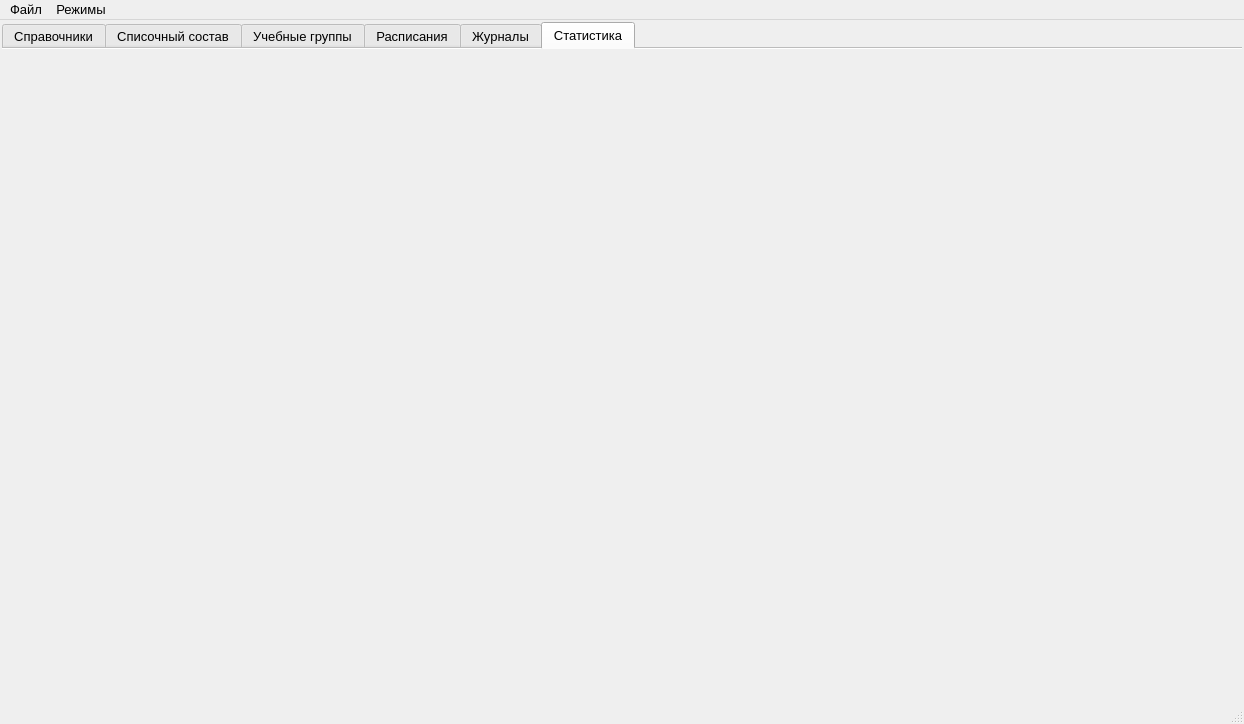
<?xml version="1.0" encoding="UTF-8"?>
<ui version="4.0">
 <class>MainWindow</class>
 <widget class="QMainWindow" name="MainWindow">
  <property name="geometry">
   <rect>
    <x>0</x>
    <y>0</y>
    <width>1244</width>
    <height>724</height>
   </rect>
  </property>
  <property name="minimumSize">
   <size>
    <width>1200</width>
    <height>600</height>
   </size>
  </property>
  <property name="font">
   <font>
    <pointsize>10</pointsize>
   </font>
  </property>
  <property name="windowTitle">
   <string>MainWindow</string>
  </property>
  <property name="windowIcon">
   <iconset>
    <normaloff>IT-куб3.PNG</normaloff>IT-куб3.PNG</iconset>
  </property>
  <property name="autoFillBackground">
   <bool>false</bool>
  </property>
  <property name="styleSheet">
   <string notr="true"/>
  </property>
  <widget class="QWidget" name="centralwidget">
   <property name="font">
    <font>
     <pointsize>12</pointsize>
    </font>
   </property>
   <layout class="QHBoxLayout" name="horizontalLayout_4">
    <property name="spacing">
     <number>2</number>
    </property>
    <property name="leftMargin">
     <number>2</number>
    </property>
    <property name="topMargin">
     <number>2</number>
    </property>
    <property name="rightMargin">
     <number>2</number>
    </property>
    <property name="bottomMargin">
     <number>2</number>
    </property>
    <item>
     <widget class="QTabWidget" name="MainTab">
      <property name="font">
       <font>
        <pointsize>10</pointsize>
       </font>
      </property>
      <property name="tabPosition">
       <enum>QTabWidget::North</enum>
      </property>
      <property name="currentIndex">
       <number>5</number>
      </property>
      <property name="documentMode">
       <bool>true</bool>
      </property>
      <widget class="QWidget" name="tab1">
       <property name="minimumSize">
        <size>
         <width>200</width>
         <height>0</height>
        </size>
       </property>
       <property name="maximumSize">
        <size>
         <width>16777215</width>
         <height>16777215</height>
        </size>
       </property>
       <property name="font">
        <font>
         <pointsize>12</pointsize>
        </font>
       </property>
       <attribute name="title">
        <string>Справочники</string>
       </attribute>
       <layout class="QHBoxLayout" name="horizontalLayout">
        <item>
         <layout class="QVBoxLayout" name="verticalLayout_2">
          <property name="sizeConstraint">
           <enum>QLayout::SetMinimumSize</enum>
          </property>
          <property name="leftMargin">
           <number>4</number>
          </property>
          <property name="topMargin">
           <number>4</number>
          </property>
          <property name="rightMargin">
           <number>4</number>
          </property>
          <property name="bottomMargin">
           <number>4</number>
          </property>
          <item>
           <widget class="QLabel" name="label">
            <property name="maximumSize">
             <size>
              <width>250</width>
              <height>20</height>
             </size>
            </property>
            <property name="font">
             <font>
              <pointsize>12</pointsize>
             </font>
            </property>
            <property name="frameShape">
             <enum>QFrame::NoFrame</enum>
            </property>
            <property name="lineWidth">
             <number>1</number>
            </property>
            <property name="text">
             <string>Перечень таблиц:</string>
            </property>
            <property name="wordWrap">
             <bool>false</bool>
            </property>
           </widget>
          </item>
          <item>
           <widget class="Line" name="line_3">
            <property name="maximumSize">
             <size>
              <width>250</width>
              <height>16777215</height>
             </size>
            </property>
            <property name="orientation">
             <enum>Qt::Horizontal</enum>
            </property>
           </widget>
          </item>
          <item>
           <widget class="QComboBox" name="listBox">
            <property name="minimumSize">
             <size>
              <width>220</width>
              <height>0</height>
             </size>
            </property>
            <property name="maximumSize">
             <size>
              <width>250</width>
              <height>16777215</height>
             </size>
            </property>
            <property name="font">
             <font>
              <pointsize>12</pointsize>
             </font>
            </property>
           </widget>
          </item>
          <item>
           <widget class="QFrame" name="frame">
            <property name="sizePolicy">
             <sizepolicy hsizetype="Minimum" vsizetype="Expanding">
              <horstretch>0</horstretch>
              <verstretch>0</verstretch>
             </sizepolicy>
            </property>
            <property name="minimumSize">
             <size>
              <width>250</width>
              <height>0</height>
             </size>
            </property>
            <property name="maximumSize">
             <size>
              <width>250</width>
              <height>178</height>
             </size>
            </property>
            <property name="frameShape">
             <enum>QFrame::Panel</enum>
            </property>
            <property name="frameShadow">
             <enum>QFrame::Sunken</enum>
            </property>
            <property name="lineWidth">
             <number>2</number>
            </property>
            <layout class="QFormLayout" name="formLayout">
             <property name="horizontalSpacing">
              <number>0</number>
             </property>
             <property name="verticalSpacing">
              <number>6</number>
             </property>
             <property name="leftMargin">
              <number>0</number>
             </property>
             <property name="topMargin">
              <number>0</number>
             </property>
             <property name="rightMargin">
              <number>0</number>
             </property>
             <property name="bottomMargin">
              <number>0</number>
             </property>
             <item row="1" column="1">
              <widget class="QPushButton" name="add_Button">
               <property name="maximumSize">
                <size>
                 <width>100</width>
                 <height>16777215</height>
                </size>
               </property>
               <property name="text">
                <string>Добавить</string>
               </property>
               <attribute name="buttonGroup">
                <string notr="true">buttonMainGroup</string>
               </attribute>
              </widget>
             </item>
             <item row="2" column="1">
              <widget class="QPushButton" name="edit_Button">
               <property name="text">
                <string>Изменить</string>
               </property>
               <attribute name="buttonGroup">
                <string notr="true">buttonMainGroup</string>
               </attribute>
              </widget>
             </item>
             <item row="3" column="1">
              <widget class="QPushButton" name="del_Button">
               <property name="text">
                <string>Удалить</string>
               </property>
               <attribute name="buttonGroup">
                <string notr="true">buttonMainGroup</string>
               </attribute>
              </widget>
             </item>
             <item row="1" column="0">
              <widget class="QLabel" name="label_2">
               <property name="text">
                <string>Текущая запись:</string>
               </property>
              </widget>
             </item>
             <item row="4" column="0">
              <widget class="QPushButton" name="commit_Button">
               <property name="minimumSize">
                <size>
                 <width>150</width>
                 <height>0</height>
                </size>
               </property>
               <property name="font">
                <font>
                 <pointsize>10</pointsize>
                 <weight>50</weight>
                 <bold>false</bold>
                </font>
               </property>
               <property name="autoFillBackground">
                <bool>true</bool>
               </property>
               <property name="text">
                <string>Сохранить изменения</string>
               </property>
               <property name="flat">
                <bool>false</bool>
               </property>
               <attribute name="buttonGroup">
                <string notr="true">buttonMainGroup</string>
               </attribute>
              </widget>
             </item>
             <item row="5" column="0">
              <widget class="QPushButton" name="rollback_Button">
               <property name="minimumSize">
                <size>
                 <width>150</width>
                 <height>0</height>
                </size>
               </property>
               <property name="text">
                <string>Отменить изменения</string>
               </property>
               <attribute name="buttonGroup">
                <string notr="true">buttonMainGroup</string>
               </attribute>
              </widget>
             </item>
             <item row="3" column="0">
              <widget class="QLabel" name="labelCur2">
               <property name="text">
                <string/>
               </property>
              </widget>
             </item>
             <item row="2" column="0">
              <widget class="QLabel" name="labelCur1">
               <property name="text">
                <string/>
               </property>
              </widget>
             </item>
             <item row="4" column="1">
              <widget class="QLabel" name="transLabel">
               <property name="font">
                <font>
                 <pointsize>14</pointsize>
                </font>
               </property>
               <property name="text">
                <string/>
               </property>
              </widget>
             </item>
            </layout>
           </widget>
          </item>
          <item>
           <widget class="QFrame" name="frame_2">
            <property name="sizePolicy">
             <sizepolicy hsizetype="Preferred" vsizetype="Minimum">
              <horstretch>0</horstretch>
              <verstretch>0</verstretch>
             </sizepolicy>
            </property>
            <property name="minimumSize">
             <size>
              <width>0</width>
              <height>160</height>
             </size>
            </property>
            <property name="maximumSize">
             <size>
              <width>250</width>
              <height>16777215</height>
             </size>
            </property>
            <property name="frameShape">
             <enum>QFrame::StyledPanel</enum>
            </property>
            <property name="frameShadow">
             <enum>QFrame::Raised</enum>
            </property>
            <layout class="QVBoxLayout" name="verticalLayout_4">
             <item>
              <widget class="QCheckBox" name="fltCheck">
               <property name="maximumSize">
                <size>
                 <width>16777215</width>
                 <height>16777215</height>
                </size>
               </property>
               <property name="text">
                <string>Фильтр</string>
               </property>
              </widget>
             </item>
             <item>
              <widget class="Line" name="line">
               <property name="orientation">
                <enum>Qt::Horizontal</enum>
               </property>
              </widget>
             </item>
             <item>
              <widget class="QLabel" name="fltLabel1">
               <property name="maximumSize">
                <size>
                 <width>16777215</width>
                 <height>20</height>
                </size>
               </property>
               <property name="text">
                <string>TextLabel</string>
               </property>
              </widget>
             </item>
             <item>
              <widget class="QComboBox" name="fltCombo1"/>
             </item>
             <item>
              <widget class="QLabel" name="fltLabel2">
               <property name="maximumSize">
                <size>
                 <width>16777215</width>
                 <height>20</height>
                </size>
               </property>
               <property name="text">
                <string>TextLabel</string>
               </property>
              </widget>
             </item>
             <item>
              <widget class="QComboBox" name="fltCombo2"/>
             </item>
             <item>
              <widget class="QLabel" name="fltLabel3">
               <property name="maximumSize">
                <size>
                 <width>16777215</width>
                 <height>20</height>
                </size>
               </property>
               <property name="text">
                <string>TextLabel</string>
               </property>
              </widget>
             </item>
             <item>
              <widget class="QComboBox" name="fltCombo3"/>
             </item>
             <item>
              <widget class="Line" name="line_2">
               <property name="orientation">
                <enum>Qt::Horizontal</enum>
               </property>
              </widget>
             </item>
             <item>
              <widget class="QLabel" name="label_3">
               <property name="text">
                <string/>
               </property>
              </widget>
             </item>
            </layout>
           </widget>
          </item>
         </layout>
        </item>
        <item>
         <widget class="Line" name="line_6">
          <property name="orientation">
           <enum>Qt::Vertical</enum>
          </property>
         </widget>
        </item>
        <item>
         <layout class="QVBoxLayout" name="verticalLayout_3">
          <property name="leftMargin">
           <number>4</number>
          </property>
          <property name="topMargin">
           <number>4</number>
          </property>
          <property name="rightMargin">
           <number>4</number>
          </property>
          <property name="bottomMargin">
           <number>4</number>
          </property>
          <item>
           <widget class="QFrame" name="frame_3">
            <property name="minimumSize">
             <size>
              <width>0</width>
              <height>20</height>
             </size>
            </property>
            <property name="frameShape">
             <enum>QFrame::StyledPanel</enum>
            </property>
            <property name="frameShadow">
             <enum>QFrame::Raised</enum>
            </property>
           </widget>
          </item>
          <item>
           <widget class="Line" name="line_4">
            <property name="orientation">
             <enum>Qt::Horizontal</enum>
            </property>
           </widget>
          </item>
          <item>
           <widget class="QLabel" name="tableLabel">
            <property name="font">
             <font>
              <pointsize>12</pointsize>
             </font>
            </property>
            <property name="text">
             <string>TextLabel</string>
            </property>
            <property name="alignment">
             <set>Qt::AlignCenter</set>
            </property>
           </widget>
          </item>
          <item>
           <widget class="Line" name="line_5">
            <property name="orientation">
             <enum>Qt::Horizontal</enum>
            </property>
           </widget>
          </item>
          <item>
           <widget class="QFrame" name="editFrame">
            <property name="minimumSize">
             <size>
              <width>0</width>
              <height>0</height>
             </size>
            </property>
            <property name="frameShape">
             <enum>QFrame::StyledPanel</enum>
            </property>
            <property name="frameShadow">
             <enum>QFrame::Raised</enum>
            </property>
            <layout class="QGridLayout" name="gridLayout">
             <item row="0" column="0">
              <widget class="QDialogButtonBox" name="buttonEditFrame">
               <property name="sizePolicy">
                <sizepolicy hsizetype="Minimum" vsizetype="Preferred">
                 <horstretch>0</horstretch>
                 <verstretch>0</verstretch>
                </sizepolicy>
               </property>
               <property name="maximumSize">
                <size>
                 <width>180</width>
                 <height>16777215</height>
                </size>
               </property>
               <property name="focusPolicy">
                <enum>Qt::TabFocus</enum>
               </property>
               <property name="layoutDirection">
                <enum>Qt::LeftToRight</enum>
               </property>
               <property name="orientation">
                <enum>Qt::Horizontal</enum>
               </property>
               <property name="standardButtons">
                <set>QDialogButtonBox::No|QDialogButtonBox::Save</set>
               </property>
               <property name="centerButtons">
                <bool>true</bool>
               </property>
              </widget>
             </item>
             <item row="0" column="1">
              <widget class="QLabel" name="records_label">
               <property name="sizePolicy">
                <sizepolicy hsizetype="Expanding" vsizetype="Preferred">
                 <horstretch>0</horstretch>
                 <verstretch>0</verstretch>
                </sizepolicy>
               </property>
               <property name="font">
                <font>
                 <pointsize>10</pointsize>
                </font>
               </property>
               <property name="text">
                <string>Ввод данных</string>
               </property>
              </widget>
             </item>
            </layout>
           </widget>
          </item>
          <item>
           <widget class="QTableView" name="tableView">
            <property name="sizePolicy">
             <sizepolicy hsizetype="Expanding" vsizetype="Expanding">
              <horstretch>0</horstretch>
              <verstretch>0</verstretch>
             </sizepolicy>
            </property>
            <property name="font">
             <font>
              <pointsize>12</pointsize>
             </font>
            </property>
           </widget>
          </item>
         </layout>
        </item>
       </layout>
      </widget>
      <widget class="QWidget" name="tab2">
       <property name="font">
        <font>
         <pointsize>12</pointsize>
        </font>
       </property>
       <attribute name="title">
        <string>Списочный состав</string>
       </attribute>
       <layout class="QHBoxLayout" name="horizontalLayout_2">
        <property name="leftMargin">
         <number>2</number>
        </property>
        <property name="rightMargin">
         <number>2</number>
        </property>
        <property name="bottomMargin">
         <number>2</number>
        </property>
        <item>
         <layout class="QVBoxLayout" name="verticalLayout">
          <item>
           <widget class="QLCDNumber" name="lcdNumber_Users">
            <property name="sizePolicy">
             <sizepolicy hsizetype="Fixed" vsizetype="Fixed">
              <horstretch>0</horstretch>
              <verstretch>0</verstretch>
             </sizepolicy>
            </property>
            <property name="minimumSize">
             <size>
              <width>200</width>
              <height>45</height>
             </size>
            </property>
            <property name="tabletTracking">
             <bool>false</bool>
            </property>
            <property name="frameShape">
             <enum>QFrame::Panel</enum>
            </property>
            <property name="frameShadow">
             <enum>QFrame::Sunken</enum>
            </property>
            <property name="smallDecimalPoint">
             <bool>false</bool>
            </property>
            <property name="digitCount">
             <number>8</number>
            </property>
            <property name="segmentStyle">
             <enum>QLCDNumber::Flat</enum>
            </property>
           </widget>
          </item>
          <item>
           <widget class="Line" name="line_10">
            <property name="orientation">
             <enum>Qt::Horizontal</enum>
            </property>
           </widget>
          </item>
          <item>
           <layout class="QGridLayout" name="gridLayout_3">
            <item row="1" column="1">
             <widget class="QPushButton" name="tab2_edit">
              <property name="text">
               <string>Изменить</string>
              </property>
              <attribute name="buttonGroup">
               <string notr="true">tab2_buttonGroup</string>
              </attribute>
             </widget>
            </item>
            <item row="2" column="1">
             <widget class="QPushButton" name="tab2_del">
              <property name="text">
               <string>Удалить</string>
              </property>
              <attribute name="buttonGroup">
               <string notr="true">tab2_buttonGroup</string>
              </attribute>
             </widget>
            </item>
            <item row="0" column="1">
             <widget class="QPushButton" name="tab2_add">
              <property name="text">
               <string>Добавить</string>
              </property>
              <attribute name="buttonGroup">
               <string notr="true">tab2_buttonGroup</string>
              </attribute>
             </widget>
            </item>
            <item row="0" column="0">
             <widget class="QFrame" name="frame_4">
              <property name="minimumSize">
               <size>
                <width>150</width>
                <height>0</height>
               </size>
              </property>
              <property name="frameShape">
               <enum>QFrame::StyledPanel</enum>
              </property>
              <property name="frameShadow">
               <enum>QFrame::Raised</enum>
              </property>
              <layout class="QGridLayout" name="gridLayout_4">
               <item row="1" column="0">
                <widget class="QLabel" name="label_6">
                 <property name="text">
                  <string>Текущая запись:</string>
                 </property>
                </widget>
               </item>
              </layout>
             </widget>
            </item>
           </layout>
          </item>
          <item>
           <layout class="QVBoxLayout" name="verticalLayout_7">
            <item>
             <widget class="QPushButton" name="tab2_commit">
              <property name="sizePolicy">
               <sizepolicy hsizetype="Preferred" vsizetype="Preferred">
                <horstretch>0</horstretch>
                <verstretch>0</verstretch>
               </sizepolicy>
              </property>
              <property name="maximumSize">
               <size>
                <width>150</width>
                <height>30</height>
               </size>
              </property>
              <property name="layoutDirection">
               <enum>Qt::LeftToRight</enum>
              </property>
              <property name="text">
               <string>Сохранить изменения</string>
              </property>
              <attribute name="buttonGroup">
               <string notr="true">tab2_buttonGroup</string>
              </attribute>
             </widget>
            </item>
            <item>
             <widget class="QPushButton" name="tab2_rollback">
              <property name="sizePolicy">
               <sizepolicy hsizetype="Minimum" vsizetype="Preferred">
                <horstretch>0</horstretch>
                <verstretch>0</verstretch>
               </sizepolicy>
              </property>
              <property name="maximumSize">
               <size>
                <width>150</width>
                <height>30</height>
               </size>
              </property>
              <property name="text">
               <string>Отменить изменения</string>
              </property>
              <attribute name="buttonGroup">
               <string notr="true">tab2_buttonGroup</string>
              </attribute>
             </widget>
            </item>
           </layout>
          </item>
          <item>
           <widget class="Line" name="line_11">
            <property name="orientation">
             <enum>Qt::Horizontal</enum>
            </property>
           </widget>
          </item>
          <item>
           <widget class="QLabel" name="label_4">
            <property name="sizePolicy">
             <sizepolicy hsizetype="Preferred" vsizetype="Expanding">
              <horstretch>0</horstretch>
              <verstretch>0</verstretch>
             </sizepolicy>
            </property>
            <property name="text">
             <string/>
            </property>
            <property name="alignment">
             <set>Qt::AlignCenter</set>
            </property>
           </widget>
          </item>
         </layout>
        </item>
        <item>
         <widget class="Line" name="line_9">
          <property name="orientation">
           <enum>Qt::Vertical</enum>
          </property>
         </widget>
        </item>
        <item>
         <layout class="QVBoxLayout" name="verticalLayout_5">
          <item>
           <widget class="QFrame" name="frame_users">
            <property name="minimumSize">
             <size>
              <width>0</width>
              <height>40</height>
             </size>
            </property>
            <property name="frameShape">
             <enum>QFrame::StyledPanel</enum>
            </property>
            <property name="frameShadow">
             <enum>QFrame::Raised</enum>
            </property>
            <layout class="QGridLayout" name="gridLayout_2">
             <item row="0" column="0">
              <widget class="Line" name="line_7">
               <property name="sizePolicy">
                <sizepolicy hsizetype="Preferred" vsizetype="Fixed">
                 <horstretch>0</horstretch>
                 <verstretch>0</verstretch>
                </sizepolicy>
               </property>
               <property name="orientation">
                <enum>Qt::Horizontal</enum>
               </property>
              </widget>
             </item>
             <item row="0" column="1">
              <widget class="Line" name="line_8">
               <property name="sizePolicy">
                <sizepolicy hsizetype="Expanding" vsizetype="Fixed">
                 <horstretch>0</horstretch>
                 <verstretch>0</verstretch>
                </sizepolicy>
               </property>
               <property name="orientation">
                <enum>Qt::Horizontal</enum>
               </property>
              </widget>
             </item>
             <item row="1" column="0">
              <widget class="QLabel" name="label_5">
               <property name="maximumSize">
                <size>
                 <width>300</width>
                 <height>16777215</height>
                </size>
               </property>
               <property name="font">
                <font>
                 <pointsize>12</pointsize>
                </font>
               </property>
               <property name="text">
                <string>Добавление записи:</string>
               </property>
              </widget>
             </item>
             <item row="1" column="1">
              <widget class="QDialogButtonBox" name="tab2_buttonBox">
               <property name="maximumSize">
                <size>
                 <width>200</width>
                 <height>16777215</height>
                </size>
               </property>
               <property name="standardButtons">
                <set>QDialogButtonBox::Cancel|QDialogButtonBox::Save</set>
               </property>
              </widget>
             </item>
            </layout>
           </widget>
          </item>
          <item>
           <widget class="QTableView" name="tableView_Users">
            <property name="font">
             <font>
              <pointsize>11</pointsize>
             </font>
            </property>
           </widget>
          </item>
         </layout>
        </item>
       </layout>
      </widget>
      <widget class="QWidget" name="tab3">
       <attribute name="title">
        <string>Учебные группы</string>
       </attribute>
      </widget>
      <widget class="QWidget" name="tab4">
       <attribute name="title">
        <string>Расписания</string>
       </attribute>
      </widget>
      <widget class="QWidget" name="tab5">
       <attribute name="title">
        <string>Журналы</string>
       </attribute>
      </widget>
      <widget class="QWidget" name="tab6">
       <attribute name="title">
        <string>Статистика</string>
       </attribute>
      </widget>
     </widget>
    </item>
   </layout>
  </widget>
  <widget class="QMenuBar" name="menubar">
   <property name="geometry">
    <rect>
     <x>0</x>
     <y>0</y>
     <width>1244</width>
     <height>23</height>
    </rect>
   </property>
   <widget class="QMenu" name="menu">
    <property name="title">
     <string>Файл</string>
    </property>
   </widget>
   <widget class="QMenu" name="menu_2">
    <property name="title">
     <string>Режимы</string>
    </property>
    <addaction name="action_tab1"/>
   </widget>
   <addaction name="menu"/>
   <addaction name="menu_2"/>
  </widget>
  <widget class="QStatusBar" name="statusbar">
   <property name="palette">
    <palette>
     <active>
      <colorrole role="WindowText">
       <brush brushstyle="SolidPattern">
        <color alpha="255">
         <red>255</red>
         <green>0</green>
         <blue>0</blue>
        </color>
       </brush>
      </colorrole>
     </active>
     <inactive>
      <colorrole role="WindowText">
       <brush brushstyle="SolidPattern">
        <color alpha="255">
         <red>255</red>
         <green>0</green>
         <blue>0</blue>
        </color>
       </brush>
      </colorrole>
     </inactive>
     <disabled>
      <colorrole role="WindowText">
       <brush brushstyle="SolidPattern">
        <color alpha="255">
         <red>120</red>
         <green>120</green>
         <blue>120</blue>
        </color>
       </brush>
      </colorrole>
     </disabled>
    </palette>
   </property>
   <property name="font">
    <font>
     <pointsize>10</pointsize>
    </font>
   </property>
  </widget>
  <action name="action_tab1">
   <property name="text">
    <string>Справочники</string>
   </property>
  </action>
 </widget>
 <resources/>
 <connections/>
 <buttongroups>
  <buttongroup name="buttonMainGroup"/>
  <buttongroup name="tab2_buttonGroup"/>
 </buttongroups>
</ui>
